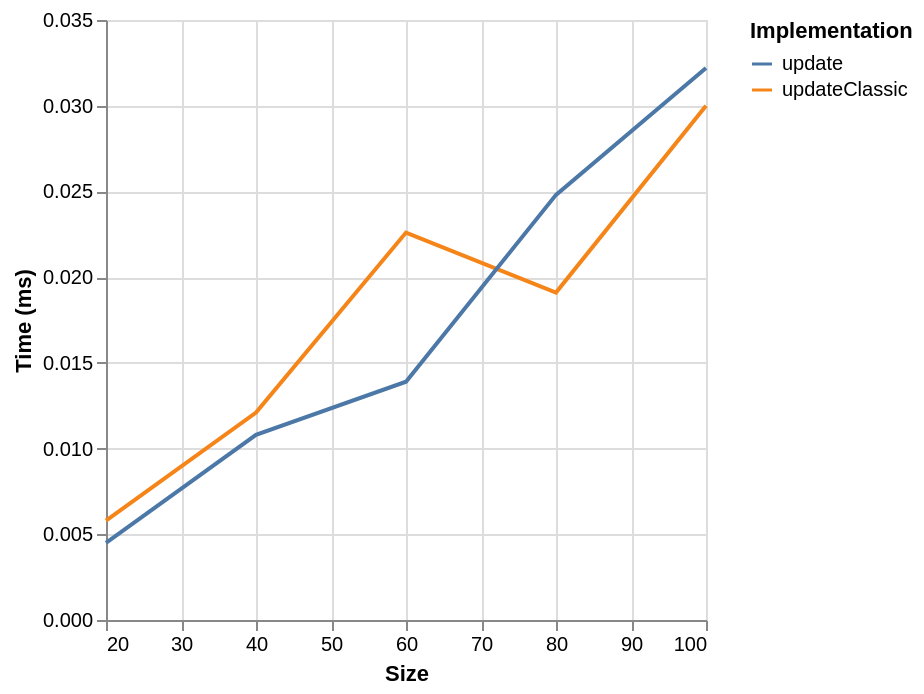

The specification (Vega-Lite) saved for this image:
### Vega-Lite specification from a JSON file in a GitHub repository (floating-point values rounded to 4 significant figures)
{"$schema": "https://vega.github.io/schema/vega-lite/v6.json", "data": {"values": [{"ms": 0.0058, "series": "updateClassic", "size": 20}, {"ms": 0.0121, "series": "updateClassic", "size": 40}, {"ms": 0.0226, "series": "updateClassic", "size": 60}, {"ms": 0.0191, "series": "updateClassic", "size": 80}, {"ms": 0.03, "series": "updateClassic", "size": 100}, {"ms": 0.0045, "series": "update", "size": 20}, {"ms": 0.0108, "series": "update", "size": 40}, {"ms": 0.0139, "series": "update", "size": 60}, {"ms": 0.0248, "series": "update", "size": 80}, {"ms": 0.0322, "series": "update", "size": 100}]}, "encoding": {"color": {"field": "series", "legend": {"orient": "right", "symbolLimit": 30, "title": "Implementation"}, "type": "nominal"}, "x": {"field": "size", "title": "Size", "type": "quantitative"}, "y": {"field": "ms", "title": "Time (ms)", "type": "quantitative"}}, "mark": {"point": false, "type": "line"}}
